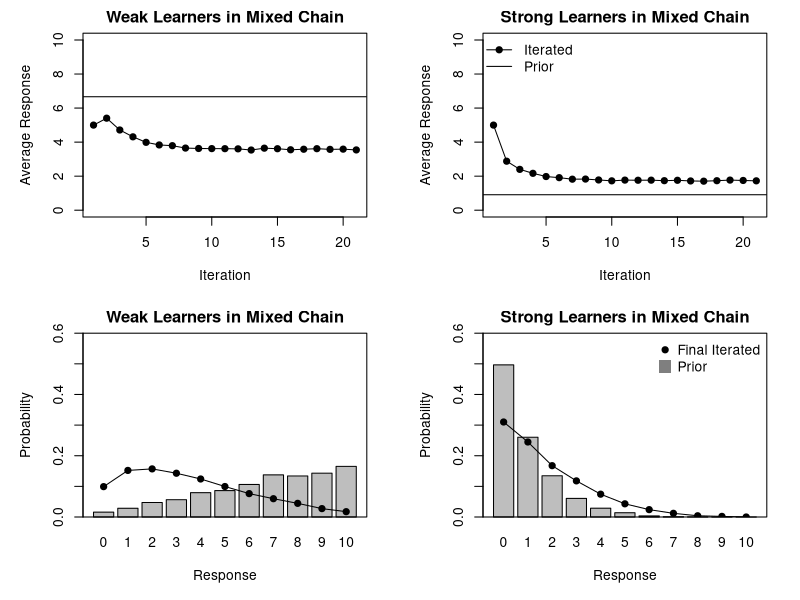

Recreate this plot in R.

nruns <- 10000

# function generating responses from a Bayesian learner with a beta prior
# with and probability matching rule
learner <- function(counts,a,b,nresp) { 
  
  # for my sanity
  nheads <- counts[1]
  ntails <- counts[2]
  
  # sample from posterior
  theta <- rbeta(1,nheads+a,ntails+b)  
  
  # generate new responses
  newheads <- rbinom(n=1,size = nresp,prob = theta)
  return(c(newheads,nresp-newheads))
  
}

chain <- function() {
  
  obs <- matrix(NA,nits+1,2)
  ltype <- vector(length=nits)
  obs[1,] <- c(nresp/2,nresp/2) # seed the chain at 5 heads, 5 tails
  for( i in 1:nits ) {
    
    ltype[i] <- as.numeric(runif(1)>mix)+1 # learner type
    if( ltype[i] == 1) {
      obs[i+1,] <- learner(obs[i,],a1,b1,nresp)
    } else {
      obs[i+1,] <- learner(obs[i,],a2,b2,nresp)
    }
    
  }
  return(data.frame(obs=obs[-1,1], ltype=ltype)) 
}


layout(matrix(1:4,2,2))
op <- par(no.readonly=TRUE)
par(mar=c(5,5,2,2))


#### 50-50 mixture ####

mix <- .5 # proportions of each learner type in population
a1 <- 2  # beta prior for learner type 1
b1 <- 1
a2 <- 1 # beta prior for learner type2 
b2 <- 10

nresp <- 10 # responses per person
nits<-20 # how long to run the chain for

# now run lots of chains to get average number of heads
nheads <- vector(length=nits)
iteratedoutcomes <- matrix(0,nresp+1,2,dimnames=list("heads"=0:nresp,"learner"=1:2))
nheads_all <- matrix(NA,nits,nruns)
ltype_all <- matrix(NA,nits,nruns)
for( i in 1:nruns ){
  ch <- chain()
  nheads <- nheads + ch$obs
  nheads_all[,i] <- ch$obs
  ltype_all[,i] <- ch$ltype
  iteratedoutcomes[ch$obs[nits]+1, ch$ltype[nits]] <- 
    iteratedoutcomes[ch$obs[nits]+1, ch$ltype[nits]] + 1
}
nheads <- nheads/nruns
for(i in 1:2) iteratedoutcomes[,i] <- iteratedoutcomes[,i]/sum(iteratedoutcomes[,i])

# mixture of the two priors?
p1 <- a1/(a1+b1)
p2 <- a2/(a2+b2)
mixp <- mix*p1 + (1-mix)*p2
priornh <- mixp*nresp


# response distribution from the mixture of priors
priorsamples <- vector(length=nruns)
priorltype <- vector(length=nruns)
for( i in 1:nruns) {
  
  ltype <- as.numeric(runif(1)>mix)+1 # learner type
  if( ltype == 1) {
    priorsamples[i] <- learner(c(0,0),a1,b1,nresp)[1]
  } else {
    priorsamples[i] <- learner(c(0,0),a2,b2,nresp)[1]
  }
  priorltype[i] <- ltype
}


for(ltype in 1:2) {

  nh <- vector()
  for(i in 1:nits){
    nh[i] <- mean( nheads_all[i,ltype_all[i,]==ltype])
  }

  if(ltype==1) {
    mstr <- "Weak Learners in Mixed Chain"
  } else {
    mstr <- "Strong Learners in Mixed Chain"
  }
  
  # plot the trajectory of the chain
  plot(c(5,nh),type="o",pch=19,xlab="Iteration",ylab="Average Response",
       ylim=c(0,10),main=mstr)
  abline(h=ifelse(ltype==1,p1,p2)*nresp)

  if(ltype==2) legend(x = "topleft", pch=c(19,NA), col=c("black","black"),
         lty=c(1,1),lwd=c(1,1),
         legend=c("Iterated","Prior"),bty="n")

  
  # plot the response distribution at the end
  x <- table(factor(nheads_all[nits,ltype_all[nits,]==ltype],levels=0:10)) # counts for iterated
  y <- table(factor(priorsamples[priorltype==ltype],levels=0:10)) # counts for prior
  x <- x/sum(x) # iterated prob
  y <- y/sum(y) # prior prob
  z <- barplot(y,ylim=c(0,.6),main=mstr,xlab="Response",ylab="Probability") # prior as bars
  lines(z,x,type="o",pch=19) # iterated as dots
  
  box()
  
  if(ltype==2) legend(x = "topright", pch=c(19,15), col=c("black","grey50"),pt.cex=c(1,2),
         legend=c("Final Iterated","Prior"),bty="n")
  
}

layout(1)
par(op)



